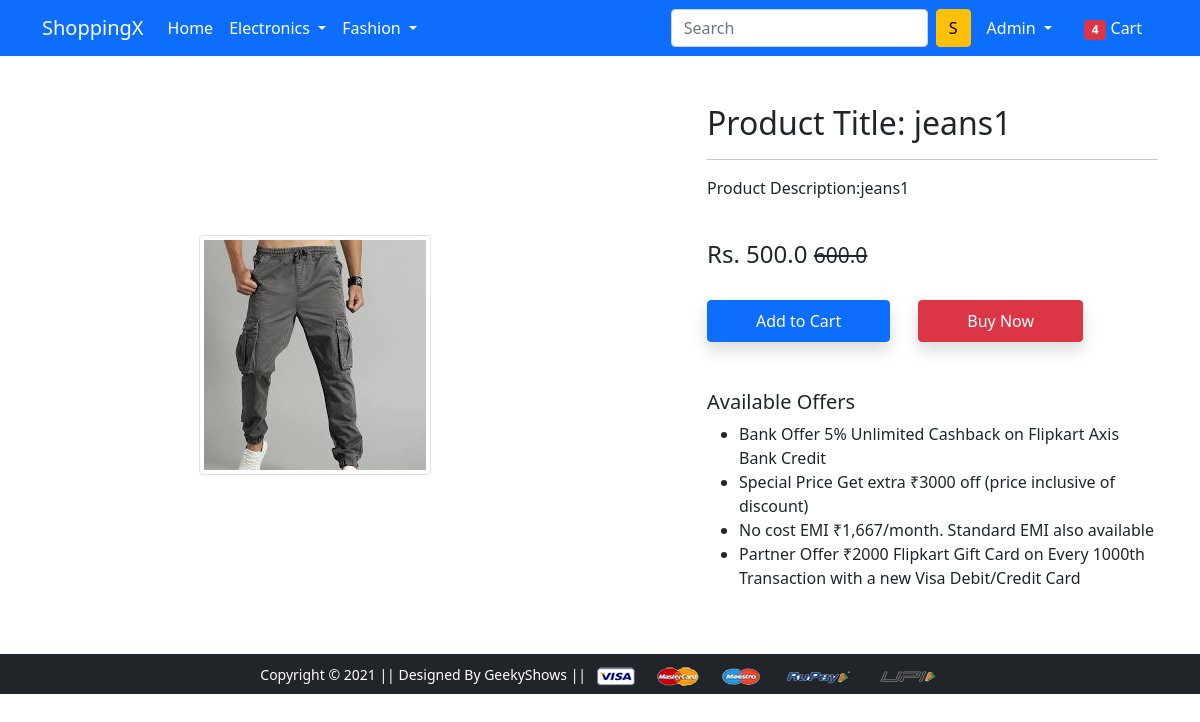
Page /product-detail/1 (signed in) on the committed database.
### app/models.py (models this page shows, shortened)
class Product(models.Model):
    title=models.CharField( max_length=100)
    selling_price=models.FloatField()
    discounted_price=models.FloatField()
    description=models.TextField()
    brand=models.CharField(max_length=100)
    category= models.CharField(choices=CATEGORY_CHOICES,max_length=2)
    product_image=models.ImageField( upload_to='productimg')

### app/views.py (the view)
# urls.py: path('product-detail/<int:pk>', views.ProductDetailView.as_view(), name='product-detail'),
class ProductDetailView(View):
    def get(self,request,pk):
        product=Product.objects.get(pk=pk)
        item_already_in_cart=False
        item_already_in_cart=Cart.objects.filter(Q(product=product.id) & Q(user=request.user)).exists()
        return render(request,'app/productdetail.html',{'product':product,'item_already_in_cart':item_already_in_cart})

### app/templates/app/productdetail.html (shortened to what this page needs)
{% extends 'app/base.html' %}
{% load static %}
{% block main-content %}
<div class="container my-5">
 <div class="row">
  <div class="col-sm-6 text-center align-self-center">
   <img src="{{product.product_image.url}}" alt="" class="img-fluid img-thumbnail">
  </div>
  <div class="col-sm-5 offset-sm-1">
   <h2>Product Title: {{product.title}}</h2>
   <hr>
   <p>Product Description:{{product.description}}</p> <br>
   <h4>Rs. {{product.discounted_price}} <small class="fw-light text-decoration-line-through">{{product.selling_price}}</small></h4> <br>
   {% if item_already_in_cart %}
   <a href="{% url 'showcart' %}" class="btn btn-warning shadow px-5 py-2 ms-4">Go to Cart</a>
     {% else %}
   <form action="/add-to-cart" class="d-inline">
        <button type="submit" class="btn btn-primary shadow px-5 py-2">Add to Cart</button>
   </form>
     {% endif %}
   <a href="{% url 'buy-now' %}" class="btn btn-danger shadow px-5 py-2 ms-4">Buy Now</a>
   <h5 class="mt-5">Available Offers</h5>
   <ul>
    <li>Bank Offer 5% Unlimited Cashback on Flipkart Axis Bank Credit</li>
    <li>Special Price Get extra ₹3000 off (price inclusive of discount)</li>
    <li>No cost EMI ₹1,667/month. Standard EMI also available</li>
    <li>Partner Offer ₹2000 Flipkart Gift Card on Every 1000th Transaction with a new Visa Debit/Credit Card</li>
   </ul>
  </div>
 </div>
</div>
{% endblock main-content %}

### app/templates/app/base.html (shortened to what this page needs)
<!doctype html>
{% load static %}
<html lang="en">
  <head>
    <link href="https://cdn.jsdelivr.net/npm/bootstrap@5.0.0-beta1/dist/css/bootstrap.min.css" rel="stylesheet">
    <link rel="stylesheet" href="{% static 'app/css/owl.carousel.min.css' %}">
    <link rel="stylesheet" href="{% static 'app/css/all.min.css' %}">
    <link rel="stylesheet" href="{% static 'app/css/style.css' %}">
  </head>
  <body>
    <nav class="navbar navbar-expand-lg navbar-dark bg-primary">
     <div class="container">
       <a class="navbar-brand" href="/">ShoppingX</a>
       <div class="collapse navbar-collapse" id="navbarSupportedContent">
         <ul class="navbar-nav me-auto mb-2 mb-lg-0">
           <li class="nav-item">
             <a class="nav-link active" aria-current="page" href="/">Home</a>
           </li>
           <li class="nav-item dropdown">
             <a class="nav-link dropdown-toggle text-white" href="#" id="electronicsDropdown" role="button" data-bs-toggle="dropdown" aria-expanded="false">
               Electronics
             </a>
           </li>
           <li class="nav-item dropdown">
             <a class="nav-link dropdown-toggle text-white" href="#" id="fashionDropdown" role="button" data-bs-toggle="dropdown" aria-expanded="false">
               Fashion
             </a>
           </li>
         </ul>
         <form class="d-flex">
           <input class="form-control me-2" type="search" placeholder="Search" aria-label="Search">
           <button class="btn btn-warning" type="submit">S</button>
         </form>
         <div>
          <ul class="navbar-nav me-auto mb-2 mb-lg-0">
            {% if request.user.is_authenticated %}
           <li class="nav-item dropdown mx-2">
              <a class="nav-link dropdown-toggle text-white" href="#" id="profileDropdown" role="button" data-bs-toggle="dropdown" aria-expanded="false">
                {{request.user.username|capfirst}}
              </a>
            </li>
            <li class="nav-item mx-2">
             <a href="{% url 'showcart' %}" class="nav-link text-white"><span class="badge bg-danger">4</span> Cart </a>
            </li>
            {% endif %}
          </ul>
         </div>
       </div>
     </div>
    </nav>
    {% block main-content %} {% endblock main-content %}
    <footer class="container-fluid bg-dark text-center p-2 mt-5">
        <small class="text-white">Copyright &copy; 2021 || Designed By GeekyShows || </small>
        <img src="{% static 'app/images/payment.png' %}" alt="" srcset="" class="img-fluid" height="2px">
    </footer>
  </body>
</html>

### rows in the picture
Product: product_image (picture), title "jeans1", description "jeans1", discounted_price "500.0", selling_price "600.0"

### other values in the picture
{{ request.user.username|capfirst }} "Admin"
